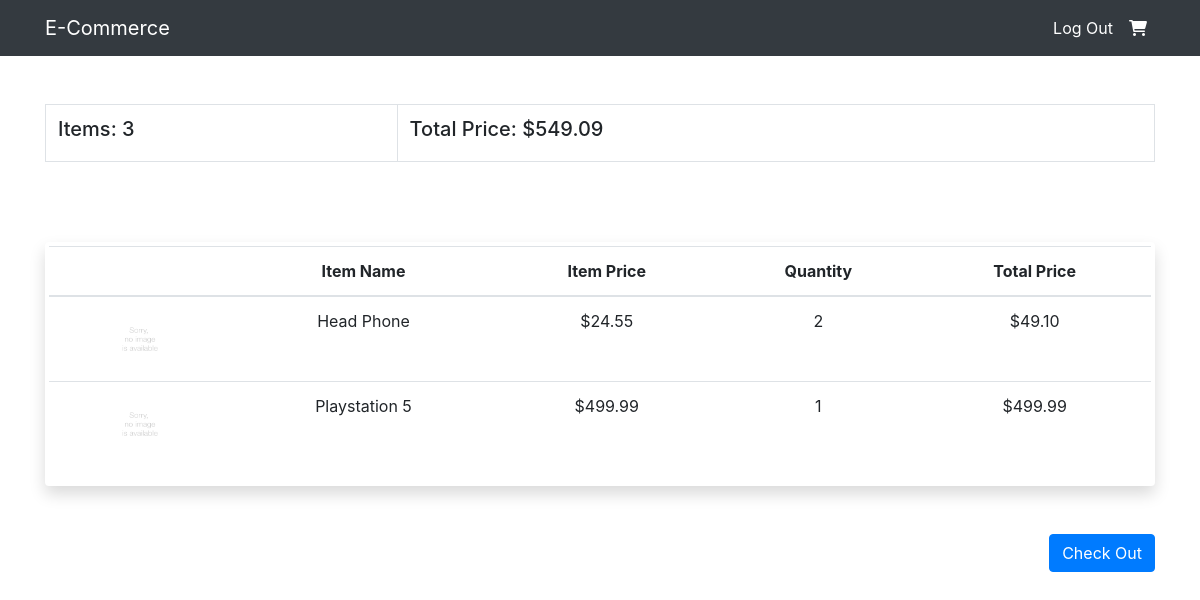
The page /view_cart (signed in) on the database as committed earlier.
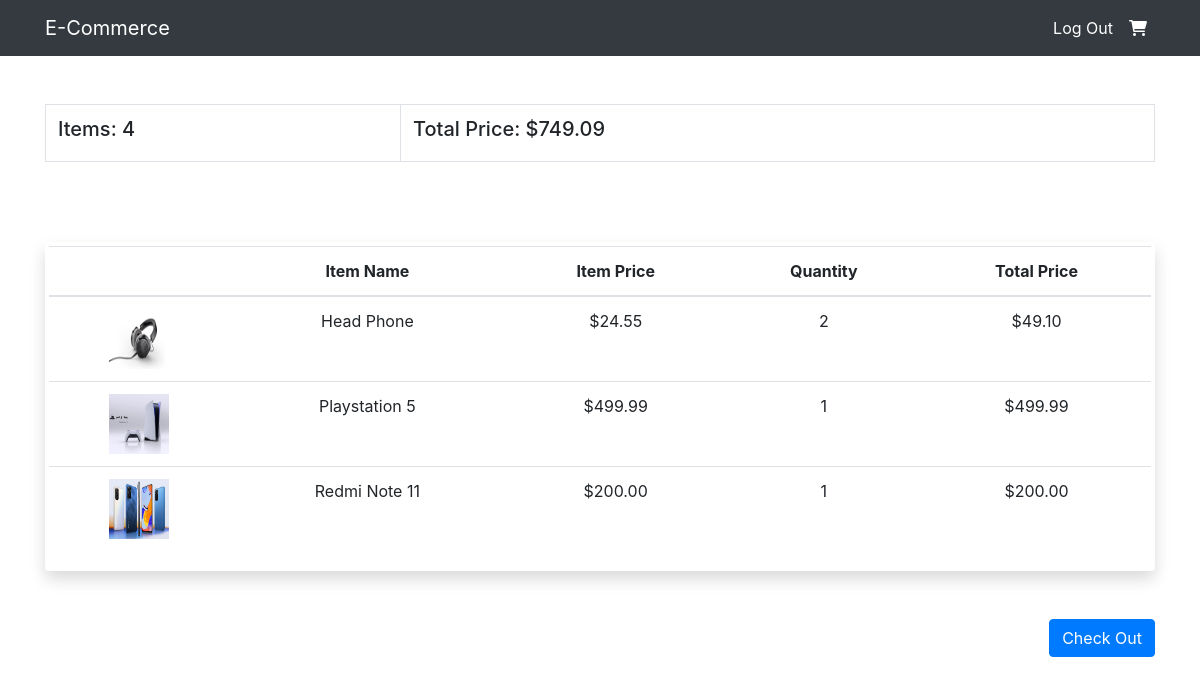
The same page on the database as committed later.
### products/models.py (models this page shows)
class Order(models.Model):
    customer = models.ForeignKey(Customer, on_delete=models.SET_NULL, null=True, blank=True)
    date_ordered = models.DateTimeField(auto_now_add=True)
    complete = models.BooleanField(default=False, null=True,blank=False)
    transaction_id = models.CharField(max_length=100)
    @property
    def get_price_total(self):
        order_items = self.orderitem_set.all()
        return sum([item.get_total for item in order_items])
    @property
    def get_item_total(self):
        order_items = self.orderitem_set.all()
        return sum([item.quantity for item in order_items])

class OrderItem(models.Model):
    product = models.ForeignKey(Product,on_delete=models.SET_NULL, null=True, blank=True)
    order = models.ForeignKey(Order,on_delete=models.SET_NULL , null=True, blank=True)
    quantity = models.IntegerField(default=0, null=True, blank=True)
    date_added = models.DateTimeField(auto_now_add=True)
    @property
    def get_total(self):
        return self.product.price * self.quantity

class Product(models.Model):
    name = models.CharField(max_length=200)
    price = models.FloatField()
    digital = models.BooleanField(default=False, null=True, blank=False)
    image = models.ImageField(null=True, blank = True)
    @property
    def imageURL(self):
        try:
            url = self.image.url
        except:
            url = 'images/no-image.png'
        return url

### products/views.py (the view)
# urls.py: path('view_cart', views.cart, name='cart'),
def cart(request):
    order = ''
    items = ''
    if request.user.is_authenticated:
        customer = request.user.customer
        order, created = Order.objects.get_or_create(customer=customer, complete = False)
        items = order.orderitem_set.all()
    else:
        items = []
    context ={
        'items': items,
        'order': order
    }
    return render(request,'cart.html',context)

### products/templates/cart.html
{%extends 'index.html'%}
{%block content%}
<div class="container mt-5">
    <div class="box-element">
            <table class="table table-bordered">
                <tr>
                    <th><h5>Items:  {{order.get_item_total}}</h5></th>
                    <th><h5>Total Price:  ${{order.get_price_total|floatformat:2}} </h5></th>
                </tr>
            </table>
    </div>
</div>
<div class="container" style="margin-top: 5em;">
    {%include 'items_table.html'%}
    <div class="d-grid gap-2 d-md-flex justify-content-md-end">
        <a href="{%url 'checkout'%}" class="btn btn-primary me-lg-5">Check Out</a>
    </div>
</div>
{%endblock%}

### products/templates/index.html (shortened to what this page needs)
{%load static%}
<!doctype html>
<html lang="en">
  <head>
    <link rel="stylesheet" href="https://cdn.jsdelivr.net/npm/bootstrap@4.3.1/dist/css/bootstrap.min.css">
    <link rel="stylesheet" href="{%static 'fonts/css/all.css' %}">
  </head>
  <body>
    {%include 'navbar.html'%}
    {%block content%}
    {%endblock%}
  </body>
</html>

### products/templates/navbar.html (shortened to what this page needs)
<nav class="navbar navbar-expand-lg navbar-dark bg-dark">
    <div class="container">
      <a class="navbar-brand" href="{%url 'home'%}">E-Commerce</a>
      <div class="collapse navbar-collapse justify-content-end" id="navbarTogglerDemo02">
        <ul class="navbar-nav me-auto">
         {%if user.is_authenticated %}
                <li class="nav-item active">
                  <a class="nav-link" href="{%url 'logout'%}">Log Out</a>
                </li>
                {%else%}
                <li class="nav-item active">
                    <a class="nav-link" href="{%url 'login'%}">Log In</a>
                </li>
        {%endif%}
          <li class="nav-item active">
              <a class="nav-link" href="{%url 'cart'%}"><i class="fa-solid fa-cart-shopping"></i></a>
            </li>
        </ul>
      </div>
   </div>
</nav>

### products/templates/items_table.html
<div class="shadow p-lg-1 mb-5 bg-white rounded">
    <div class="table-responsive">
        <table class="table">
            <thead>
                <tr>
                    <th class="text-center" scope="col"></th>
                    <th class="text-center" scope="col">Item Name</th>
                    <th class="text-center" scope="col">Item Price</th>
                    <th class="text-center" scope="col">Quantity</th>
                    <th class="text-center" scope="col">Total Price</th>
                </tr>
            </thead>
            <tbody>
                {%for item in items%}
                <tr class="">
                    <td class="text-center"><img src="{{item.product.imageURL}}" alt=""  height="60px" width="60px"></td>
                    <td class="text-center">{{item.product.name}}</td>
                    <td class="text-center">${{item.product.price|floatformat:2}}</td>
                    <td class="text-center">{{item.quantity}}</td>
                    <td class="text-center">${{item.get_total|floatformat:2}}</td>
                </tr>
                {%endfor%}
            </tbody>
        </table>
    </div>
</div>

Rows that differ between the two databases and show on the page:
computed for Order: get_item_total "3" → "4"; get_price_total "549.09" → "749.09"
changed through a linked row, OrderItem "Head Phone": product.imageURL: picture added in place of a placeholder
changed through a linked row, OrderItem "Playstation 5": product.imageURL: picture added in place of a placeholder
added OrderItem: product.imageURL (picture), product.name "Redmi Note 11", product.price "200.00", quantity "1", get_total "200.00"
